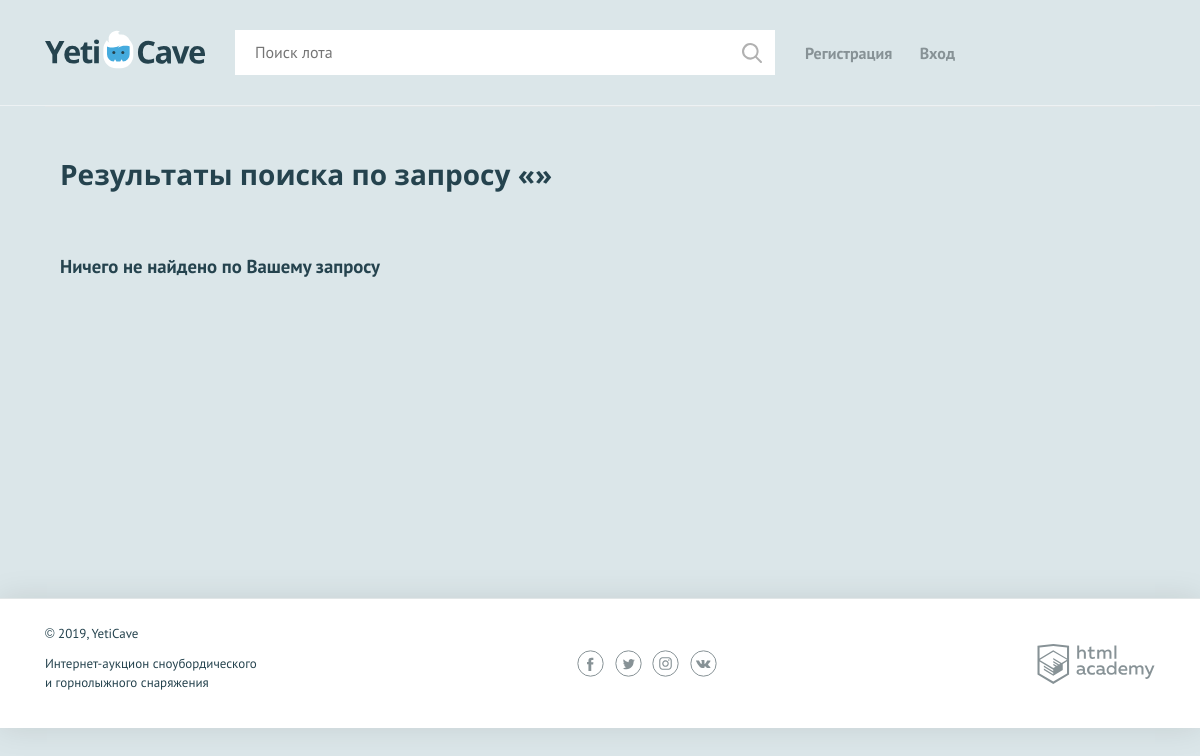
Before: /search.php with the older database file.
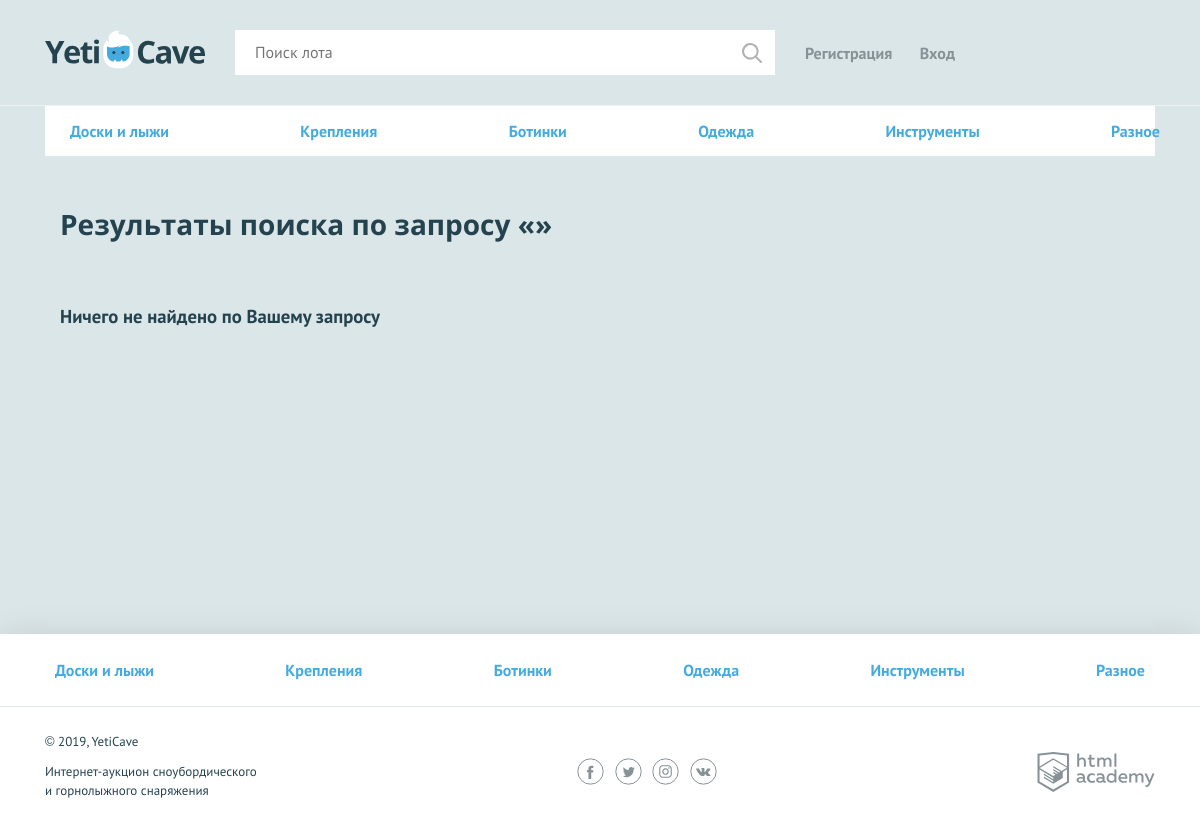
After: the same page with the newer database file.
### tables this page shows
CREATE TABLE `categories`
(
  `id`          int(11) auto_increment,
  `name`        varchar(255) NOT NULL,
  `symbol_code` char(32)     NOT NULL,
  PRIMARY KEY (ID)
);

### helpers.php (called while the page is built, shortened)
<?php
function include_template($name, array $data = [])
{
    $name = 'templates/' . $name;
    extract($data);
    require $name;
    $result = ob_get_clean();
    return $result;
}

### db.php (called while the page is built, shortened)
<?php
function getCategories(mysqli $con): array
{
    $sql = "SELECT
       id,
       name,
       symbol_code
FROM categories";
    $result = mysqli_query($con, $sql);
    $categories = mysqli_fetch_all($result, MYSQLI_ASSOC);
    if (mysqli_errno($con) && $result) {
        printf("Connect failed: %s\n", mysqli_connect_error());
        die();
    } else {
        return $categories;
    }
}

### functions.php (called while the page is built, shortened)
<?php
function e($string):string
{
    return htmlspecialchars($string);
}

### check_err.php (called while the page is built, shortened)
<?php
function filteredGET(string $name): string
{
    return e($_GET[$name]) ?? "";
}

### templates/t-search.php (the view, shortened to what this page needs)
<main>
    <nav class="nav">
        <ul class="nav__list container">
            <?php foreach ($categories as $category): ?>
                <li class="nav__item">
                    <a href="index.php?category=<?= $category['symbol_code'] ?>"><?= e($category['name']) ?></a>
                </li>
            <?php endforeach; ?>
        </ul>
    </nav>
    <div class="container">
        <section class="lots">
            <h2>Результаты поиска по запросу «<span><?= filteredGET('search'); ?></span>»</h2>
            <h3><?php if (count($searchResults) === 0): ?> Ничего не найдено по Вашему запросу <?php endif; ?></h3>
        </section>
        <?php
        $parametrs_query['search'] = filteredGET('search');
        $parametrs_query['find'] = filteredGET('find');
        $query = http_build_query($parametrs_query);
        ?>
    </div>
</main>

### templates/layout.php (shortened to what this page needs)
<!DOCTYPE html>
<html lang="ru">
<head>
    <link href="../css/normalize.min.css" rel="stylesheet">
    <link href="../css/style.css" rel="stylesheet">
    <link href="../css/flatpickr.min.css" rel="stylesheet">
</head>
<body>
<div class="page-wrapper">
    <header class="main-header">
        <div class="main-header__container container">
            <a class="main-header__logo" href="../index.php">
                <img src="../img/logo.svg" width="160" height="39" alt="Логотип компании YetiCave">
            </a>
            <form class="main-header__search" method="get" action="../search.php" autocomplete="off">
                <input type="search" name="search" placeholder="Поиск лота" value="">
                <input class="main-header__search-btn" type="submit" name="find" value="Найти">
            </form>
            <nav class="user-menu">
                <?php if (isset($_SESSION['userId'])) : ?>
                    <div class="user-menu__logged">
                        <p><?= e($_SESSION['userName']); ?></p>
                        <a class="user-menu__bets" href="../my-bets.php">Мои ставки</a>
                        <a class="user-menu__logout" href="../logout.php">Выход</a>
                    </div>
                <?php else: ?>
                    <ul class="user-menu__list">
                        <li class="user-menu__item">
                            <a href="../add-account.php">Регистрация</a>
                        </li>
                        <li class="user-menu__item">
                            <a href="../sign-in.php">Вход</a>
                        </li>
                    </ul>
                <?php endif; ?>
            </nav>
        </div>
    </header>
    <main class="container">
        <?= $pageContent; ?>
    </main>
</div>
<footer class="main-footer">
    <nav class="nav">
        <ul class="nav__list container">
            <?php foreach ($categories as $category): ?>
                <li class="nav__item">
                    <a href="../index.php?category=<?= $category['symbol_code'] ?>"><?= e($category['name']); ?></a>
                </li>
            <?php endforeach; ?>
        </ul>
    </nav>
    <div class="main-footer__bottom container">
        <div class="main-footer__copyright">
            <p>© 2019, YetiCave</p>
            <p>Интернет-аукцион сноубордического и горнолыжного снаряжения</p>
        </div>
        <div class="main-footer__social social">
            <a class="social__link social__link--facebook" href="#">
            </a>
            <a class="social__link social__link--twitter" href="#">
            </a>
            <a class="social__link social__link--instagram" href="#">
            </a>
            <a class="social__link social__link--vkontakte" href="#">
            </a>
        </div>
        <div class="main-footer__developed-by">
            <a class="logo-academy" href="https://htmlacademy.ru/intensive/php">
            </a>
        </div>
    </div>
</footer>
</body>
</html>

### search.php (shortened to what this page needs)
<?php
global $con;
$title = 'Поиск';
$numberLotsOnPage = 9;
$numberOfSearchedLots = 0;
$numberOfPage = 0;
$activePage = 0;
$offset = 0;
$categories = getCategories($con);
$searchResults = [];
$errors = [];
$rules = [
    'search' => function () {
        return validateFilledGet('find');
    }
];
if (isset($_GET['search'])) {
    foreach ($_GET as $key => $value) {
        if (isset($rules[$key])) {
            $rule = $rules[$key];
            $errors[$key] = $rule();
        }
    }
    $errors = array_filter($errors);
    {
        $searchQuery = trim($_GET['search']);
        $numberOfSearchedLots = numberOfSearchedLots_($searchQuery, $con);
        $activePage = $_GET['page'] ?? $activePage ?? 1;
        $numberOfPage = (int)ceil($numberOfSearchedLots / $numberLotsOnPage);
        $searchResults = searchResults($con, $searchQuery, $numberLotsOnPage, $offset);
        $pageContent = include_template('t-search.php', compact('categories', 'errors', 'searchResults', 'numberLotsOnPage', 'numberOfSearchedLots', 'numberOfPage', 'activePage'));
        $page = include_template('layout.php', compact('categories', 'pageContent', 'title'));
        print($page);
    }
} else {
    $pageContent = include_template('t-search.php', compact('categories', 'errors', 'searchResults', 'numberLotsOnPage', 'numberOfSearchedLots', 'numberOfPage', 'activePage'));
    $page = include_template('layout.php', compact('categories', 'pageContent', 'title'));
    print($page);
}

### css/style.css (style rules this page uses)
html, body { height: 100%; }
.page-wrapper { display: flex; flex-direction: column; min-height: 100%; margin-bottom: -202px; }
.page-wrapper::after { content: ""; display: block; }
.page-wrapper::after { height: 85px; }
main { margin-bottom: 202px; }
body { min-width: 1140px; background-color: #dbe6e9; font-family: "PT Sans", sans-serif; font-weight: 400; font-size: 16px; line-height: 26px; color: #25434e; }
a { text-decoration: none; }
h2 { margin: 0; font-family: "Open Sans", sans-serif; font-size: 28px; line-height: 35px; font-weight: 700; }
.container { width: 1110px; margin: 0 auto; padding: 0 15px; }
main.container { margin-bottom: 202px; }
.main-header { padding: 30px 0 29px; border-bottom: 1px solid rgba(255, 255, 255, 0.5); }
.main-header__container { display: -webkit-flex; display: -ms-flexbox; display: flex; -webkit-justify-content: flex-start; -ms-flex-pack: start; justify-content: flex-start; }
.main-header__logo { display: block; margin-right: 30px; }
.main-header__search { position: relative; width: 540px; margin-right: 30px; }
.main-header__search input[type="search"] { width: 100%; padding: 8px 19px 9px 19px; border: 1px solid #ffffff; }
.main-header__search-btn { content: ""; position: absolute; top: 3px; right: 3px; width: 20px; height: 20px; padding: 20px; background: url("../img/search.svg") center no-repeat; opacity: 0.3; border: 0; font-size: 0; }
.user-menu__list { display: -webkit-flex; display: -ms-flexbox; display: flex; -webkit-justify-content: space-between; -ms-flex-pack: justify; justify-content: space-between; -webkit-flex-wrap: wrap; -ms-flex-wrap: wrap; flex-wrap: wrap; width: 150px; margin: 0; margin-top: 10px; padding: 0; list-style: none; }
.user-menu__item a { color: #879296; font-weight: 700; }
.user-menu { display: -webkit-flex; display: -ms-flexbox; display: flex; }
.main-footer { background-color: #ffffff; box-shadow: 0 0 30px 0 rgba(0, 0, 0, 0.1); }
.main-footer__bottom { display: -webkit-flex; display: -ms-flexbox; display: flex; -webkit-justify-content: space-between; -ms-flex-pack: justify; justify-content: space-between; -webkit-align-items: center; -ms-flex-align: center; align-items: center; padding: 25px 0; }
.main-footer__copyright { max-width: 212px; }
.main-footer__copyright p { margin: 0; margin-bottom: 11px; font-size: 13px; line-height: 19px; }
.main-footer__social { width: 140px; }
.social { display: -webkit-flex; display: -ms-flexbox; display: flex; -webkit-justify-content: space-between; -ms-flex-pack: justify; justify-content: space-between; -webkit-flex-wrap: wrap; -ms-flex-wrap: wrap; flex-wrap: wrap; }
.social__link { width: 27px; height: 27px; }
.logo-academy { display: block; width: 118px; height: 40px; }
.nav { background-color: #ffffff; border-bottom: 1px solid #e1e6e7; }
.nav__list { display: -webkit-flex; display: -ms-flexbox; display: flex; -webkit-justify-content: space-between; -ms-flex-pack: justify; justify-content: space-between; -webkit-flex-wrap: wrap; -ms-flex-wrap: wrap; flex-wrap: wrap; list-style: none; }
.nav__item a { position: relative; display: block; padding: 12px 10px; font-weight: 700; color: #45abde; }
.nav__item a::before { content: ""; display: none; position: absolute; bottom: 0; width: calc(100% - 20px); height: 3px; background-color: #e2e5e6; }
.main-footer .nav__item a { padding: 23px 10px; }
.lots { padding-top: 50px; }
.lots h2 { padding-bottom: 42px; }

Changed rows visible on the page:
added categories: name "Доски и лыжи"
added categories: name "Крепления"
added categories: name "Ботинки"
added categories: name "Одежда"
added categories: name "Инструменты"
added categories: name "Разное"
